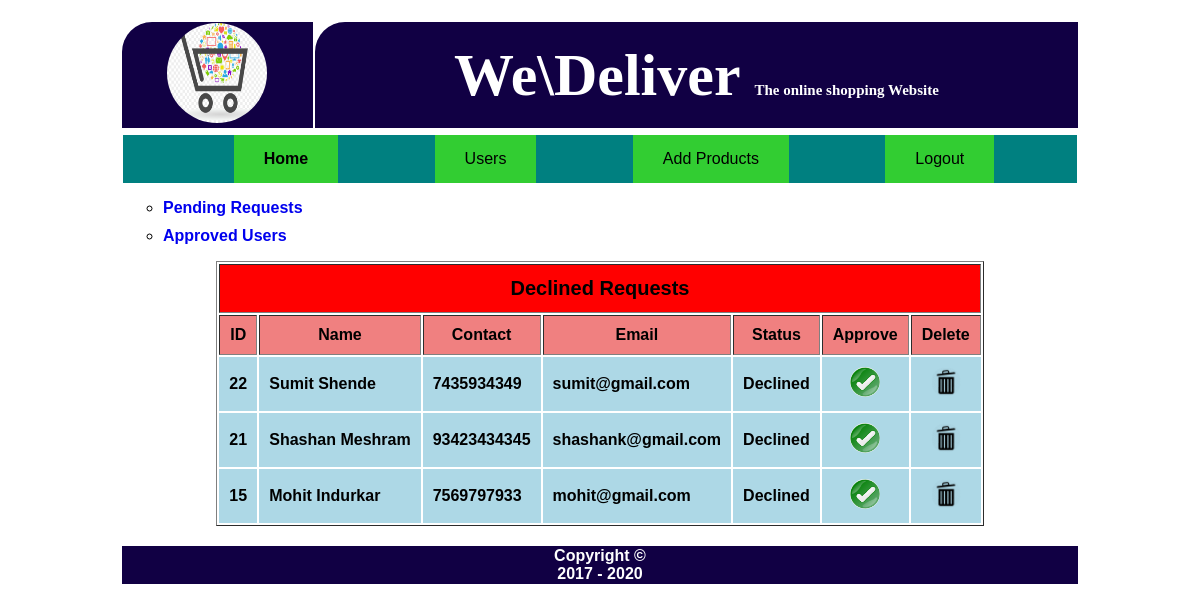
/showdclnd/, run on the app's committed database.
### weDeliver/models.py (models this page shows)
class User(models.Model):
    name = models.CharField(max_length=100)
    number = models.IntegerField(unique=True)
    email = models.EmailField(unique=True)
    password = models.CharField(max_length=50)
    status = models.CharField(max_length=30)

### weDeliver/views.py (the view)
# urls.py: path('showdclnd/',views.dclndusers,name='showdclnd'),
def dclndusers(request):
    res = User.objects.filter(status__in=['Declined']).order_by('-id')
    return render(request,'declined_users.html',{'dec':res})

### templates/declined_users.html (shortened to what this page needs)
{% extends 'base.html' %}
{% load static %}
{% block body %}
    {% include 'adm_menu.html' %}
    <header style="text-align: left">
        <ul type="circle">
            <li style="margin-bottom: 10px"><a href="{% url 'showpndg' %}">Pending Requests</a></li>
            <li><a href="{% url 'showapprd' %}">Approved Users</a></li>
        </ul>
    </header>
        <table align="center" border="1" style="margin-top: 15px;margin-bottom: 15px">
            <tr>
                <th colspan="7" style="padding: 12px;font-size: 20px;background-color: red">Declined Requests</th>
            </tr>
            <tr>
                <th class="gap1">ID</th>
                <th class="gap1">Name</th>
                <th class="gap1">Contact</th>
                <th class="gap1">Email</th>
                <th class="gap1">Status</th>
                <th class="gap1">Approve</th>
                <th class="gap1">Delete</th>
            </tr>
            {% for x in dec %}
                <tr>
                    <th class="gap">{{ x.id }}</th>
                    <th class="gap">{{ x.name }}</th>
                    <th class="gap">{{ x.number }}</th>
                    <th class="gap">{{ x.email }}</th>
                    <th class="gap">{{ x.status }}</th>
                    <th style="padding: 10px;border: none;background-color: lightblue;">
                        <a href="{% url 'apprdlcnd' %}?id={{ x.id }}"><img src="{% static 'images/approve.png' %}" style="border-radius: 20px" height="30" width="30"></a>
                    </th>
                    <th style="padding: 10px;border: none;background-color: lightblue;">
                        <a href="{% url 'deleteuser' %}?id={{ x.id }}"><img src="{% static 'images/delet.png' %}" style="border-radius: 20px" height="30" width="30"></a>
                    </th>
                </tr>
            {% endfor %}
        </table>
{% endblock %}

### templates/declined_users.html (style rules this page uses)
.gap { padding: 10px; text-align: left; border: none; background-color: lightblue; }
.gap1 { padding: 10px; background-color: lightcoral; }
header a { text-decoration: none; }

### templates/adm_menu.html (style rules this page uses)
body { margin: 0; font-family: Verdana, Geneva, Tahoma, sans-serif; }

### data on the page
User: id "22", name "Sumit Shende", number "7435934349", email "sumit@gmail.com", status "Declined"
User: id "21", name "Shashan Meshram", number "93423434345", email "shashank@gmail.com", status "Declined"
User: id "15", name "Mohit Indurkar", number "7569797933", email "mohit@gmail.com", status "Declined"
